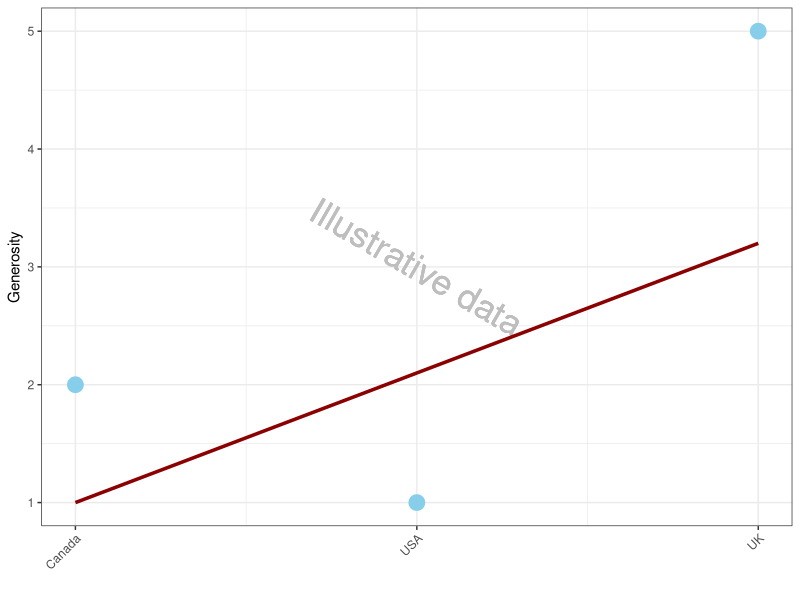
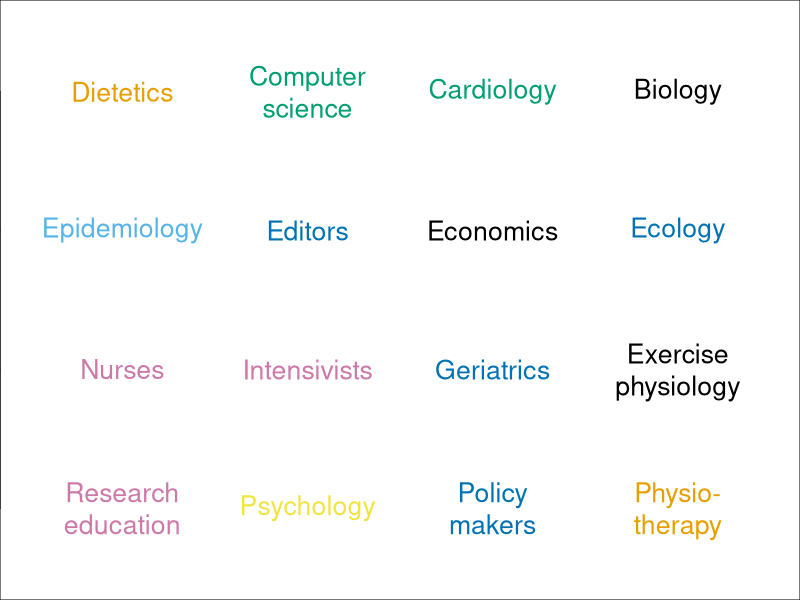

Write the R code that produced these figures, in order.
## ---- chunk 1
# 20 minute talk, 5 mins questions
# • Wasted hours on ethics applications
# • Lack of training / understanding of statistics
# • Results that can’t be reproduced
# • Rewards that focus on impact factors rather than real-world research impact

knitr::opts_chunk$set(echo = FALSE, warning=FALSE, message=FALSE, error=FALSE, comment='', dpi=400)
options(htmltools.dir.version = FALSE)
library(ggplot2)
library(dplyr)
## ---- chunk 2
knitr::include_graphics("https://www.bmj.com/content/bmj/351/bmj.h4992/F1.large.jpg")
## ---- chunk 3
# make data
fields = c('Epidemiology','Psychology','Ecology','Exercise\nphysiology','Geriatrics','Intensivists','Cardiology','Economics','Nurses','Physio-\ntherapy','Dietetics','Policy\nmakers','Editors','Research\neducation','Biology','Computer\nscience')
fields = fields[rev(order(fields))]
n.fields = length(fields)
plot.data = expand.grid(x=1:4, y=1:4)
plot.data$field = fields
cbbPalette <- c("#000000", "#E69F00", "#56B4E9", "#009E73", "#F0E442", "#0072B2", "#D55E00", "#CC79A7")
colours = sample(cbbPalette, 16, replace=TRUE)
# make plot
jpeg('figures/fields.jpg', width=6, height=4, units='in', res=400, quality = 100)
par(mai=rep(0, 4))
plot(c(0.5, 4.5), c(0.5, 4.5), xaxt='n', type='n', xlab='', ylab='')
text(x=plot.data$x, y=plot.data$y, labels=plot.data$field, col=colours, cex=1.6)
invisible(dev.off())
## ---- chunk 4
knitr::include_graphics("https://raw.githubusercontent.com/agbarnett/talks/master/waste/figures/fields.jpg")
## ---- chunk 5
# example plot of categories versus linear
example = data.frame(country = 1:3, category = c(2, 1, 5), linear=c(1,2.1,3.2)) 
gplot = ggplot(data=example, aes(x=country, y=category))+
  geom_text(aes(x=2, y=3, label='Illustrative data'), col='grey', angle=-30, size=9)+
  geom_point(size=5, colour='sky blue')+
  geom_line(aes(x=country, y=linear), size=1.2, colour='dark red')+
  scale_x_continuous(breaks=1:3, labels=c('Canada','USA','UK'))+
  xlab('')+
  ylab('Generosity')+
  theme_bw()+
  theme(axis.text.x = element_text(angle=45, hjust = 1))
gplot
## ---- chunk 6
knitr::include_graphics("https://raw.githubusercontent.com/agbarnett/talks/master/waste/figures/Grayson1.jpg")
## ---- chunk 7
knitr::include_graphics("https://raw.githubusercontent.com/agbarnett/talks/master/waste/figures/Grayson2.jpg")
## ---- chunk 8
knitr::include_graphics("https://raw.githubusercontent.com/agbarnett/talks/master/AIMOS/figures/cakes.jpg")
## ---- chunk 9
knitr::include_graphics("https://raw.githubusercontent.com/agbarnett/talks/master/waste/figures/BarnettAppendixFig2.jpg")
## ---- chunk 10
knitr::include_graphics("https://raw.githubusercontent.com/agbarnett/talks/master/AIMOS/figures/SwannTweet1.jpg")
## ---- chunk 11
knitr::include_graphics("https://raw.githubusercontent.com/agbarnett/talks/master/AIMOS/figures/SwannTweet2.jpg")
## ---- chunk 12
knitr::include_graphics("https://www.penguin.co.uk/content/dam/prh/books/294/294857/9780241398630.jpg.transform/PRHDesktopWide_small/image.jpg")
## ---- chunk 13
knitr::include_graphics("http://www.bca.edu.au/images/bannerlarge1.3.gif")
## ---- chunk 14
knitr::include_graphics("https://upload.wikimedia.org/wikipedia/commons/1/12/Doug_altman.jpeg")
